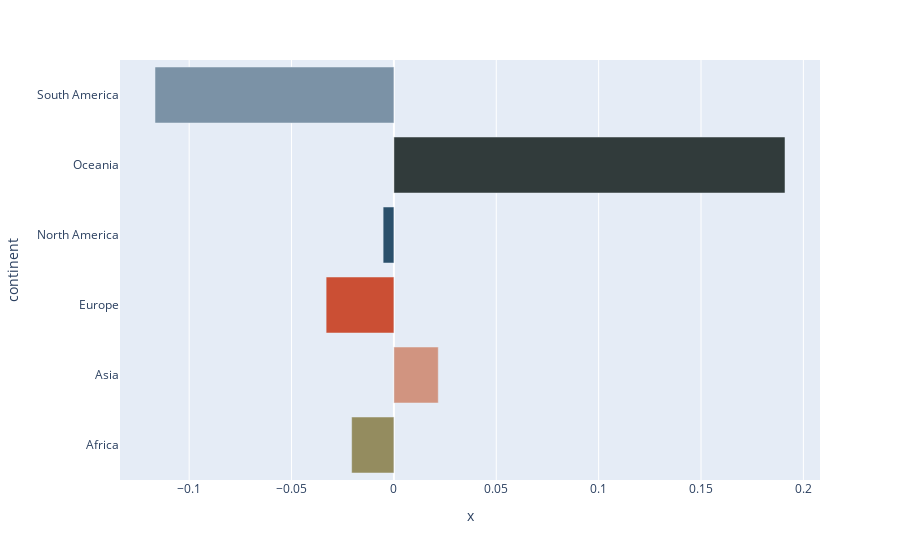

Source (notebook cell):
### Code cell
plt.figure(figsize=(12,5),dpi=300)


data=twenty_twenty_data.groupby('continent').Generosity.sum()/twenty_twenty_data.groupby('continent').Generosity.count()
sns.barplot(y=data.index,x=data.values,palette="Pastel1")

fig = px.bar(data,y=data.index,x=data.values,orientation="h")
fig.update_traces(marker_color=["#948C5F","#D19480","#CB4F34","#2B506B","#82BAA7","#7B92A6"])
fig.show()

### Figure 1 — Plotly figure (JSON) as saved in the notebook; plotly's stock layout.template omitted (floating-point values rounded to 4 significant figures)
{"data": [{"alignmentgroup": "True", "hovertemplate": "x=%{x}<br>continent=%{y}<extra></extra>", "legendgroup": "", "marker": {"color": ["#948C5F", "#D19480", "#CB4F34", "#2B506B", "#313B3B", "#7B92A6"]}, "name": "", "offsetgroup": "", "orientation": "h", "showlegend": false, "textposition": "auto", "type": "bar", "x": [-0.02064, 0.02168, -0.0331, -0.005258, 0.191, -0.1167], "xaxis": "x", "y": ["Africa", "Asia", "Europe", "North America", "Oceania", "South America"], "yaxis": "y"}], "layout": {"barmode": "relative", "legend": {"tracegroupgap": 0}, "margin": {"t": 60}, "xaxis": {"anchor": "y", "domain": [0, 1], "title": {"text": "x"}}, "yaxis": {"anchor": "x", "domain": [0, 1], "title": {"text": "continent"}}}}
